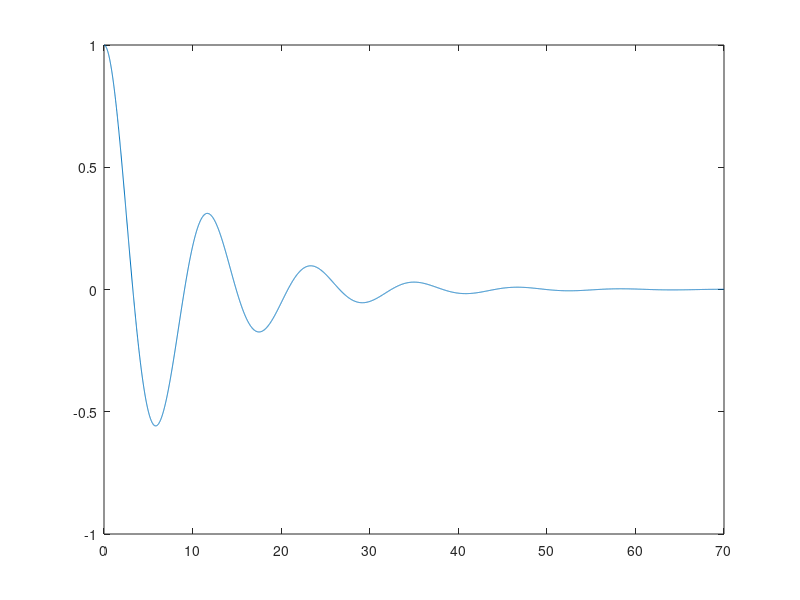
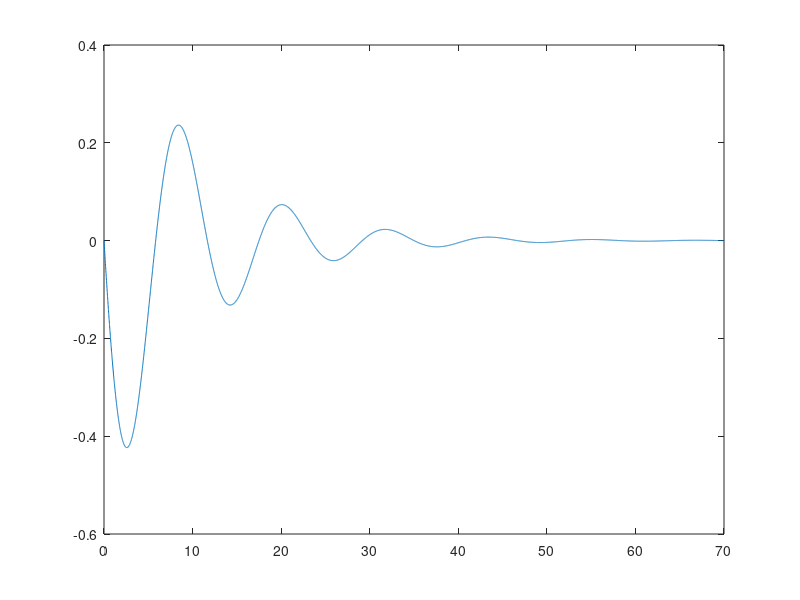
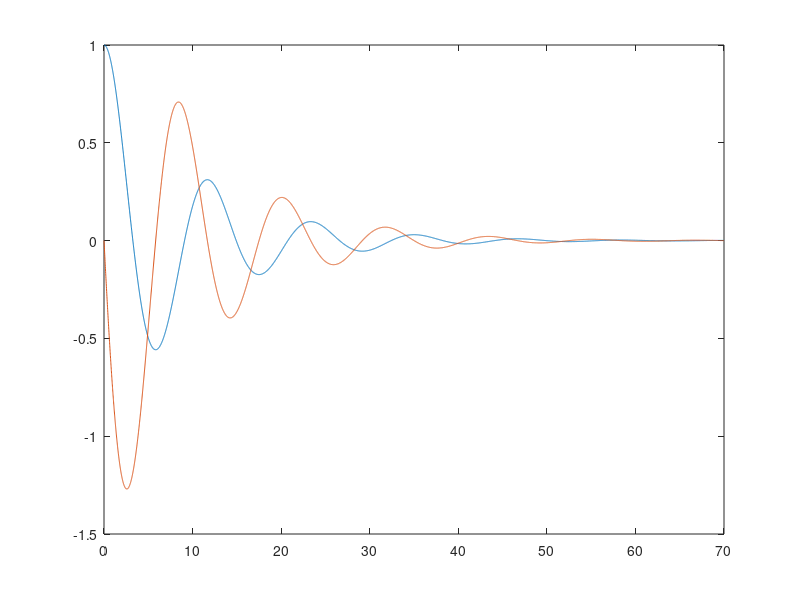

These charts were generated, in order, by the following MATLAB code:
clear all
h=0.01;
k=0.3;
m=1;
c=0.2;
t=0:0.01:70;
x(1)=1;
v(1)=0;
hamx=@(x,v) (v);
hamv=@(x,v)((-k/m)*x-(c/m)*v);
for i=1:length(t)-1
    k1=h*hamx(x(i),v(i));
    l1=h*hamv(x(i),v(i));
    
    k2=h*hamx(x(i)+k1/2, v(i)+l1/2);
    l2=h*hamv(x(i)+k1/2, v(i)+l1/2);
    
    k3=h*hamx(x(i)+k2/2, v(i)+l2/2);
    l3=h*hamv(x(i)+k2/2, v(i)+l2/2);
    
    k4=h*hamx(x(i)+k3, v(i)+l3);
    l4=h*hamv(x(i)+k3, v(i)+l3);
    
    x(i+1)=x(i)+(1/6)*(k1+2*k2+2*k3+k4);
    v(i+1)= v(i)+(1/6)*(l1+2*l2+2*l3+l4);
end
[x' v']
figure(1)
plot(t,x)
figure(2)
plot(t,v)
figure(3)
plot(t,x,t,v*3)